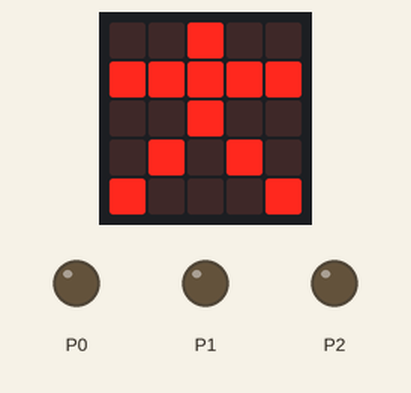
This program was run on a simulated BBC micro:bit (MakeCode). On the bench: the board's 5×5 LED display, output pins drawn as LEDs (lit = HIGH).

Above: at 0.1 s.
At 0.7 s:
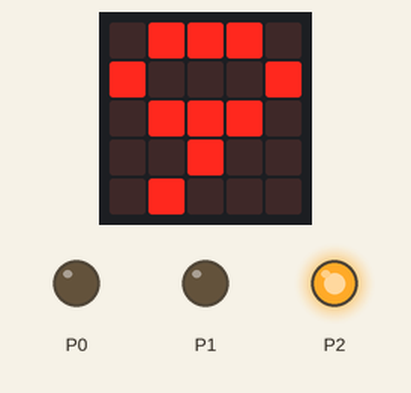
At 9.4 s:
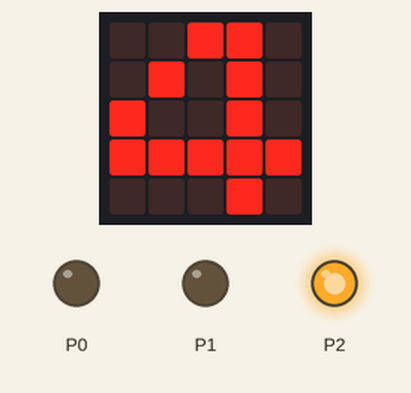
At 19.3 s:
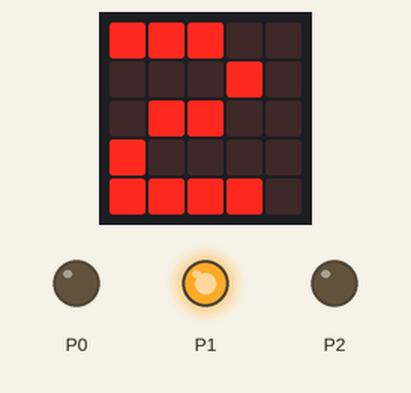
At 28.4 s:
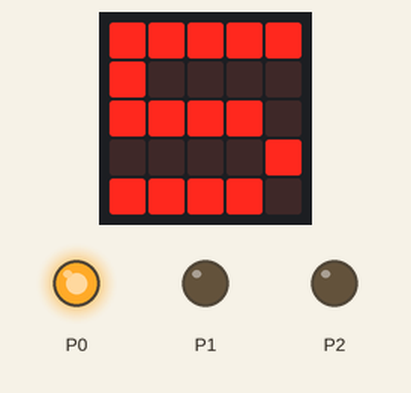
At 37.2 s:
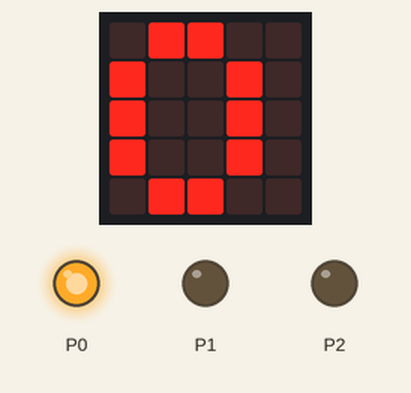
Timing chart, 0 to 40.0 s (numbered marks = the images above):
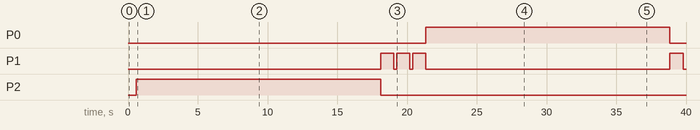

Measured:
- by itself, P0: LOW → HIGH at 21.4 s, → LOW 17.5 s later
- by itself, P1: LOW → HIGH at 18.1 s, → LOW 0.95 s later, → HIGH 0.20 s later, → LOW 0.95 s later, … (8 changes in this stretch)
- by itself, P2: LOW → HIGH at 0.60 s, → LOW 17.5 s later
- what the display in image 1 shows lasts 1.8 s, from 0.6 s to 2.4 s
- what the display in image 3 shows lasts 1.1 s, from 19.3 s to 20.4 s

The program:

main.ts
```typescript
function 全黑 () {
    pins.digitalWritePin(DigitalPin.P0, 0)
    pins.digitalWritePin(DigitalPin.P1, 0)
    pins.digitalWritePin(DigitalPin.P2, 0)
}
function 黃燈閃爍 () {
    黃燈()
    basic.showNumber(3)
    basic.pause(200)
    全黑()
    basic.pause(200)
    黃燈()
    basic.showNumber(2)
    basic.pause(200)
    全黑()
    basic.pause(200)
    黃燈()
    basic.showNumber(1)
    basic.pause(200)
}
function 紅燈 () {
    pins.digitalWritePin(DigitalPin.P0, 0)
    pins.digitalWritePin(DigitalPin.P1, 0)
    pins.digitalWritePin(DigitalPin.P2, 1)
}
function 黃燈 () {
    pins.digitalWritePin(DigitalPin.P0, 0)
    pins.digitalWritePin(DigitalPin.P1, 1)
    pins.digitalWritePin(DigitalPin.P2, 0)
}
function 倒計10秒 () {
    t = 10
    for (let index = 0; index < 10; index++) {
        t += -1
        basic.showString("" + (t))
        basic.pause(1000)
    }
}
function 綠燈 () {
    pins.digitalWritePin(DigitalPin.P0, 1)
    pins.digitalWritePin(DigitalPin.P1, 0)
    pins.digitalWritePin(DigitalPin.P2, 0)
}
let t = 0
basic.showIcon(IconNames.StickFigure)
basic.forever(function () {
    紅燈()
    倒計10秒()
    黃燈閃爍()
    綠燈()
    倒計10秒()
    黃燈閃爍()
})
```

test.ts
```typescript
// 在這裡測試；當此封包作為擴充功能時，將不會編譯此內容。
```
